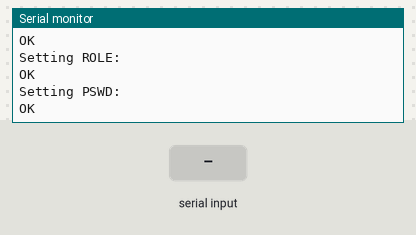
This sketch was run on a simulated Arduino Uno, built with avr-gcc and run on an emulated ATmega328P. On the bench: the last lines printed to the serial monitor. Inputs (shaded band) come from the test bench. The modem accepts every AT command (registered, SIM ready, sends succeed) and sends nothing else.

Above: at 4.7 s.
4.8 s: "1" received over the second serial link
At 5.5 s:
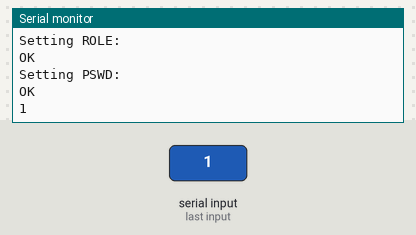
6.3 s: "0" received over the second serial link
At 6.6 s:
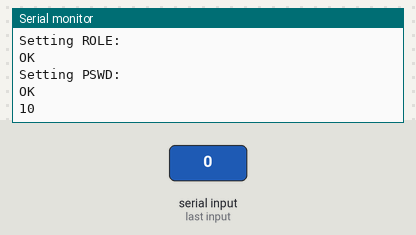

The sketch:

BT_ATC_Setting_slave.ino
```cpp
#include <SoftwareSerial.h>
//#include <Serial.h>
SoftwareSerial mySerial(10, 11);  //RX | TX
void WaitForResponse(){
  delay(500);
  if (mySerial.available()){
    while (mySerial.available()){
      Serial.write(mySerial.read());
    }
  }
}
void setAT(){
      Serial.println("Setting UART:");
      mySerial.write("AT+UART=38400,0,0\r\n");
      WaitForResponse();
      Serial.println("**View address:**");
      mySerial.write("AT+ADDR?\r\n");
      WaitForResponse();
      Serial.println("**Please copy the slave's address down for setting master.**");
      Serial.println("Setting CMODE:");
      mySerial.write("AT+CMODE=0\r\n");
      WaitForResponse();
      Serial.println("Setting ROLE:");
      mySerial.write("AT+ROLE=0\r\n");
      WaitForResponse();
      Serial.println("Setting PSWD:");
      mySerial.write("AT+PSWD=1234\r\n");
      WaitForResponse();
}

void setup(){
  digitalWrite(9, HIGH);
  Serial.begin(9600);
  Serial.println("Enter AT Command:");
  mySerial.begin(38400);
  delay(1000);
  setAT();
}

void loop(){
  static int steps = 0;
  if (mySerial.available()){
    while (mySerial.available()){
      Serial.write(mySerial.read());
    }
  }
  if (Serial.available()){
    mySerial.write(Serial.read());
  }
}
```

Measured:
- after the input at 4.8 s, the serial monitor: prints a new line at once (image 1)
- after the input at 6.3 s, the serial monitor: prints a new line at once (image 2)
